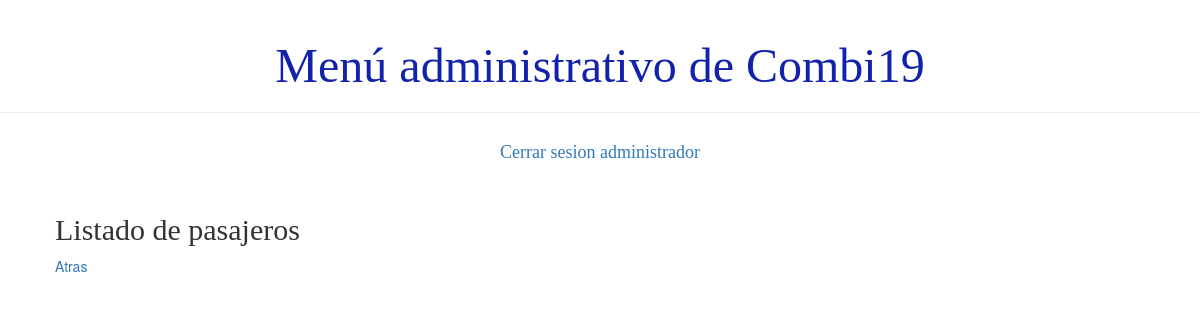
/usuario/listaPasajero (signed in), run on an earlier commit of the app's database.
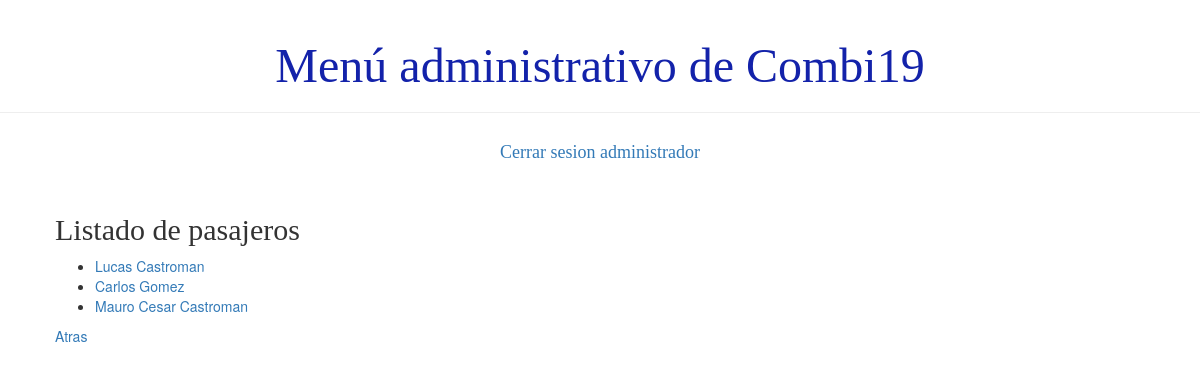
And on a later commit of the database.
### demo1/models.py (models this page shows)
class Persona(models.Model):
    usuario = models.ForeignKey('auth.User', on_delete=models.CASCADE)
    dni = models.IntegerField(unique=True)
    telefono = models.BigIntegerField()
    activo = models.BooleanField(default=True)
    def __str__(self):
        return '%s %s' % (self.usuario.first_name, self.usuario.last_name)

class Pasajero(Persona):
    TIPOS_PLANES = (
        ('B', 'Basic'),
        ('G', 'Gold'),)
    tipo = models.CharField(max_length=1, choices=TIPOS_PLANES)
    fecha_de_nacimiento = models.DateField()

class Persona(models.Model):
    usuario = models.ForeignKey('auth.User', on_delete=models.CASCADE)
    dni = models.IntegerField(unique=True)
    telefono = models.BigIntegerField()
    activo = models.BooleanField(default=True)
    def __str__(self):
        return '%s %s' % (self.usuario.first_name, self.usuario.last_name)

### demo1/views.py (the view)
# urls.py: path('usuario/listaPasajero', views.lisatdo_pasajero, name='listado_pasajero'),
def lisatdo_pasajero(request):
    pasajeros=Pasajero.objects.all()
    return render(request, 'demo1/listados/listado_pasajero.html', {'pasajeros':pasajeros})

### demo1/templates/demo1/listados/listado_pasajero.html
{% extends 'demo1/base.html' %}
{% block content %}
    <h2>Listado de pasajeros</h2>
    <div>
        <ul>
        {% for pasajero in pasajeros %}
            <li><a href="{% url 'detalle_pasajero' pk=pasajero.pk%}">{{ pasajero }}</a></li>
        {% endfor %}
        </ul>
    </div>
    <div><a href="{% url 'principal' %}">Atras</a></div>
{% endblock %}

What changed in the data, as far as the page shows it:
added Pasajero: last_name "Lucas Castroman"
added Pasajero: last_name "Carlos Gomez"
added Pasajero: last_name "Mauro Cesar Castroman"
